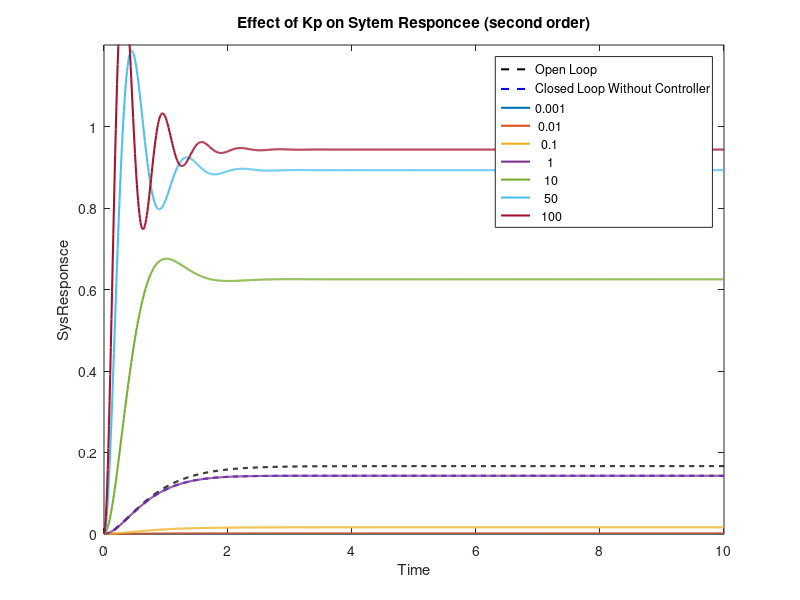

MATLAB code to generate this figure:


num=1;
den=[1 5 6];

sys=tf(num,den);

t=0:0.01:10;

kp_values= [0.001 ,0.01 ,0.1 ,1 10 ,50,100];


figure;

OpenLoopRes= step(sys,t);
plot(t,OpenLoopRes,'k--','LineWidth',1.5);

hold on

ClosedLoopResWithoutController=step(sys/(1+sys),t);
plot(t,ClosedLoopResWithoutController,'b--','LineWidth',1.5);

hold on

for i = 1: length(kp_values)
    kp=kp_values(i);
    SysWithController = feedback( kp * sys,1);
    SysResWithController = step(SysWithController ,t);
    plot(t,SysResWithController,'LineWidth',1.5);
    
    hold on 
end

xlim([0 ,10]);
ylim([0, 1.2]);

title ('Effect of Kp on Sytem Responcee (second order)');
xlabel('Time');
ylabel('SysResponsce');

legend (['Open Loop';'Closed Loop Without Controller';cellstr(num2str(kp_values'))]);
